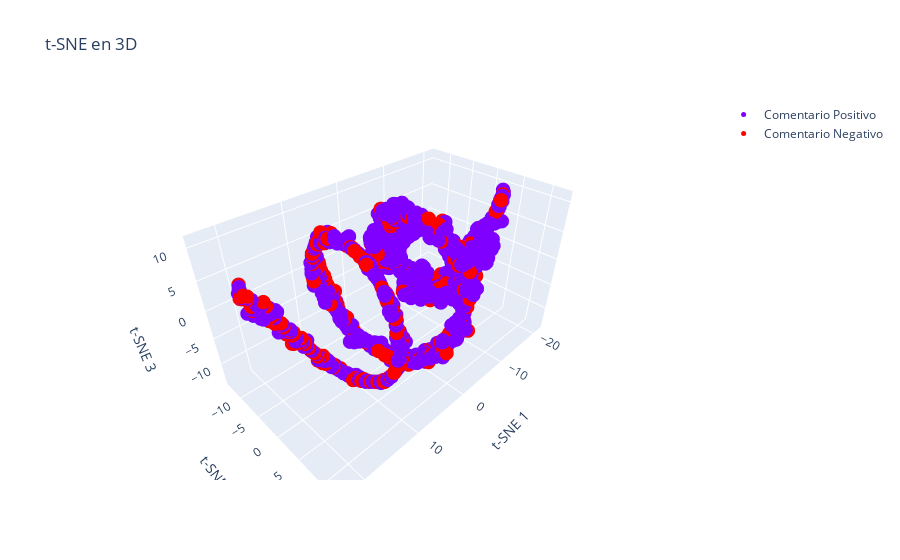

The cell this chart's notebook holds for it:
### Markdown cell above
#### 3D:

### Code cell
from sklearn.manifold import TSNE

# Aplicar t-SNE para reducir a 3 dimensiones
tsne = TSNE(n_components=3, random_state=0)
X_tsne = tsne.fit_transform(X)

# Preparar el gráfico
data = []

for i, clase in enumerate(clases_unicas):
    idx = y == clase
    text_labels = [text[j] for j in np.where(idx)[0]]
    trace = go.Scatter3d(
        x=X_tsne[idx, 0],
        y=X_tsne[idx, 1],
        z=X_tsne[idx, 2],
        mode='markers',
        name=labels_names[i],
        marker=dict(
            size=5,
            color=colores_hex[i],
        ),
        text=text_labels,  # Asignar etiquetas para mostrar en tooltips
        hoverinfo='text'  # Configurar el tooltip para mostrar solo el texto
    )
    data.append(trace)

layout = go.Layout(
    title='t-SNE en 3D',
    scene=dict(
        xaxis=dict(title='t-SNE 1'),
        yaxis=dict(title='t-SNE 2'),
        zaxis=dict(title='t-SNE 3'),
    )
)

fig = go.Figure(data=data, layout=layout)
fig.show()

### Figure 1 — Plotly figure (JSON) as saved in the notebook; plotly's stock layout.template omitted (floating-point values rounded to 4 significant figures; data arrays with more than 128 entries replaced by an {"elided": "..."} marker saying what was removed)
{"data": [{"hoverinfo": "text", "marker": {"color": "#7f00ff", "size": 5}, "mode": "markers", "name": "Comentario Positivo", "text": {"elided": "1234 str values"}, "type": "scatter3d", "x": {"elided": "1234 float values"}, "y": {"elided": "1234 float values"}, "z": {"elided": "1234 float values"}}, {"hoverinfo": "text", "marker": {"color": "#ff0000", "size": 5}, "mode": "markers", "name": "Comentario Negativo", "text": {"elided": "367 str values"}, "type": "scatter3d", "x": {"elided": "367 float values"}, "y": {"elided": "367 float values"}, "z": {"elided": "367 float values"}}], "layout": {"scene": {"xaxis": {"title": {"text": "t-SNE 1"}}, "yaxis": {"title": {"text": "t-SNE 2"}}, "zaxis": {"title": {"text": "t-SNE 3"}}}, "title": {"text": "t-SNE en 3D"}}}
